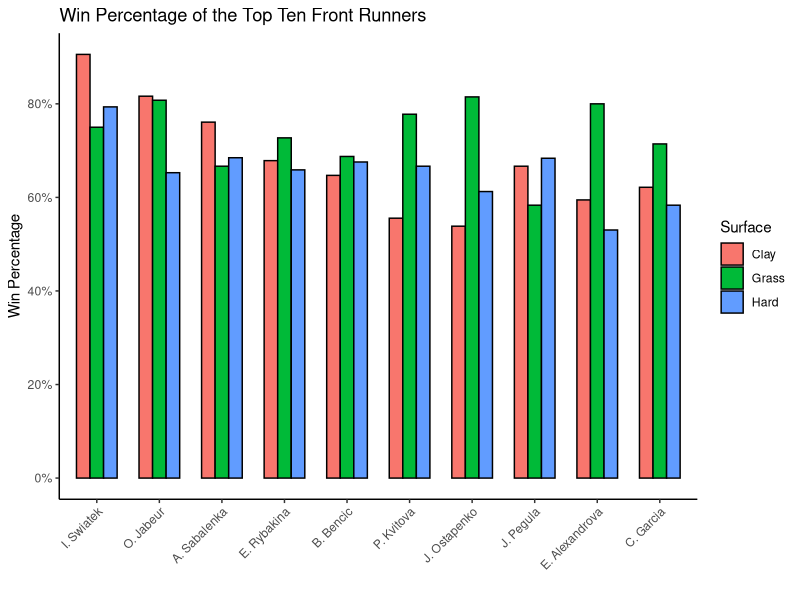
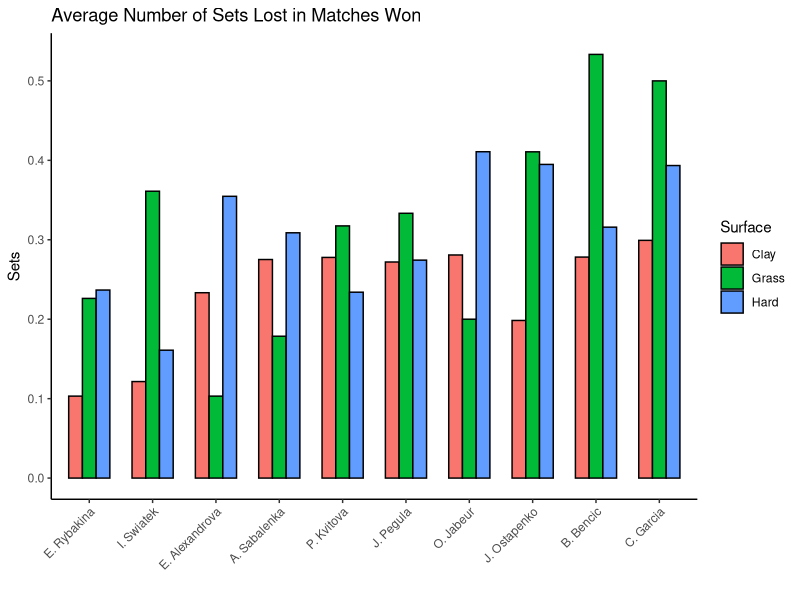

Recreate these plots in R, in order.
## ---- chunk 1
#| echo: false
#| message: false
library(tidyverse)
## ---- chunk 2
#| echo: false
#| warning: false
all_stats_by_year <- read_csv("csvs/all_statsw.csv")
all_stats <- all_stats_by_year |>
  summarize(num_wins = sum(num_wins),
            num_losses = sum(num_losses),
            num_upsets = sum(num_upsets),
            num_was_upset = sum(num_was_upset),
            sets_won = sum(sets_won),
            sets_lost = sum(sets_lost),
            avg_sets_lost = mean(avg_sets_lost),
            .by = c(name, surface))

ten_players <- c("swiatek i.", "sabalenka a.", "jabeur o.", "ostapenko j.", "rybakina e.", "kvitova p.", "garcia c.", "pegula j.", "bencic b.", "alexandrova e.")

## ---- chunk 3
#| echo: false
#| warning: false
#| label: graph1
all_stats |>
  mutate(win_percentage = num_wins / (num_wins + num_losses)) |>
  select(name, surface, win_percentage) |>
  filter(name %in% ten_players) |>
  group_by(name) |>
  ggplot(aes(x = reorder(name, -win_percentage), y = win_percentage, fill = surface)) +
  geom_bar(stat = "identity", position = "dodge", color = "black", width = 0.65) +
  theme_classic() +
  theme(axis.text.x = element_text(angle = 45, hjust = 1)) +
  scale_x_discrete(labels = c("I. Swiatek", "O. Jabeur", "A. Sabalenka", "E. Rybakina", "B. Bencic", "P. Kvitova", "J. Ostapenko", "J. Pegula", "E. Alexandrova", "C. Garcia")) +
  scale_y_continuous(breaks = c(0, 0.2, 0.4, 0.6, 0.8, 1), 
                     labels = scales::percent_format()) +
  labs(x = "", y = "Win Percentage",
       title = "Win Percentage of the Top Ten Front Runners",
       fill = "Surface")
## ---- chunk 4
#| echo: false
#| warning: false
#| label: graph2
#change this graph to "average number of sets lost in matches they've won"
all_stats |>
  select(name, surface, avg_sets_lost) |>
  filter(name %in% ten_players) |>
  group_by(name) |>
  ggplot(aes(x = reorder(name, avg_sets_lost), y = avg_sets_lost, fill = surface)) +
  geom_bar(stat = "identity", position = "dodge", color = "black", width = 0.65) +
  theme_classic() +
  theme(axis.text.x = element_text(angle = 45, hjust = 1)) +
  scale_x_discrete(labels = c("E. Rybakina", "I. Swiatek", "E. Alexandrova", "A. Sabalenka", "P. Kvitova", "J. Pegula", "O. Jabeur", "J. Ostapenko", "B. Bencic", "C. Garcia")) +
  labs(x = "", y = "Sets",
       title = "Average Number of Sets Lost in Matches Won",
       fill = "Surface") +
  scale_y_continuous(breaks = c(0.0, 0.1, 0.2, 0.3, 0.4, 0.5))
